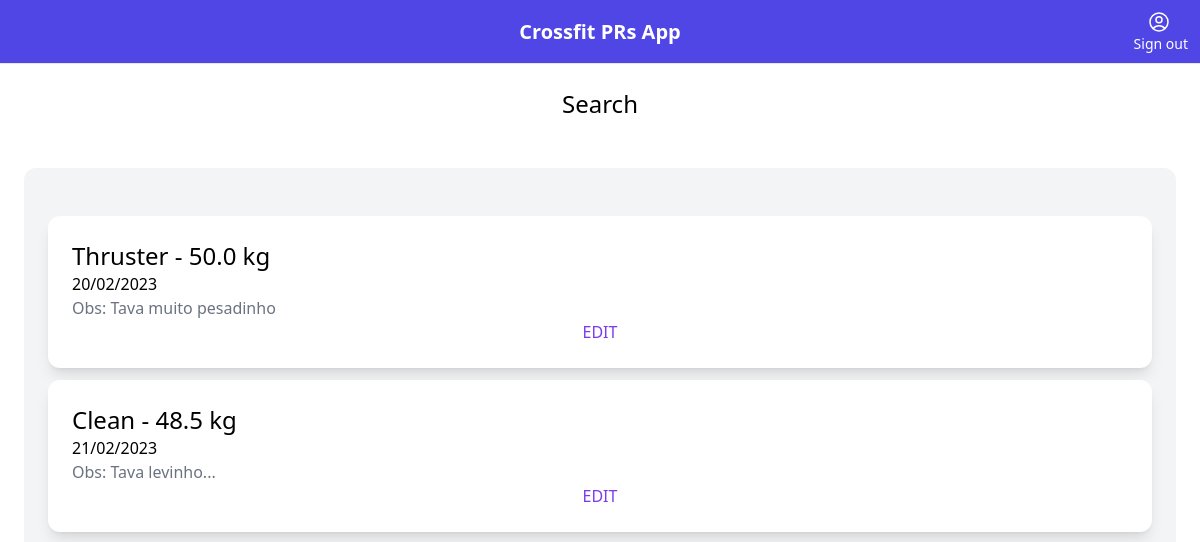
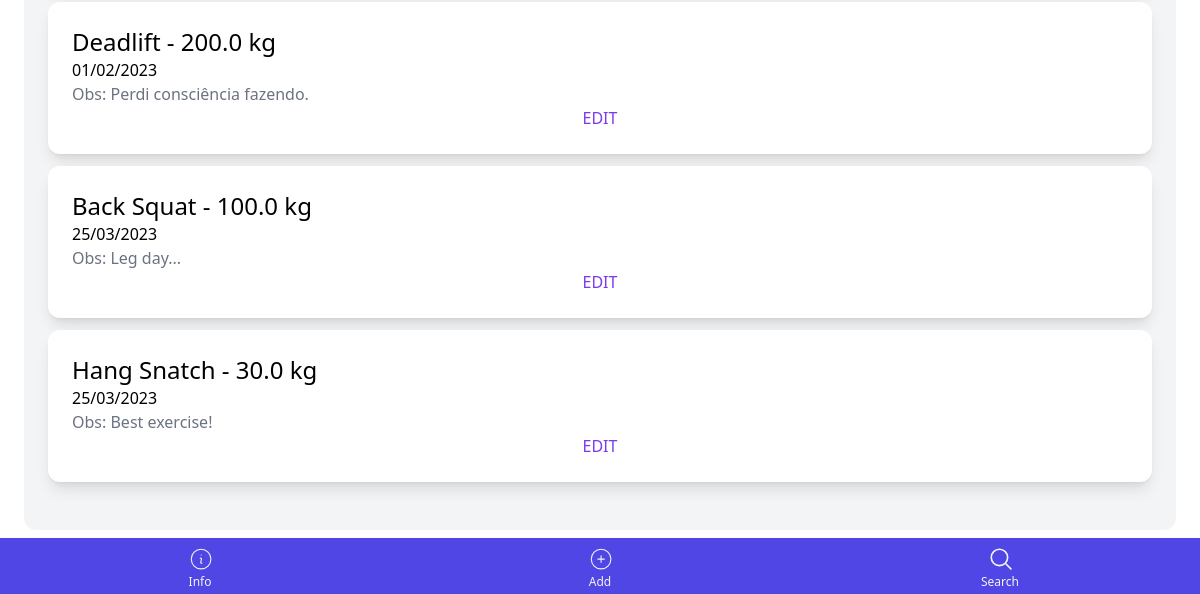
Before: / (signed in) with the older database file (2 pictures, top to bottom).
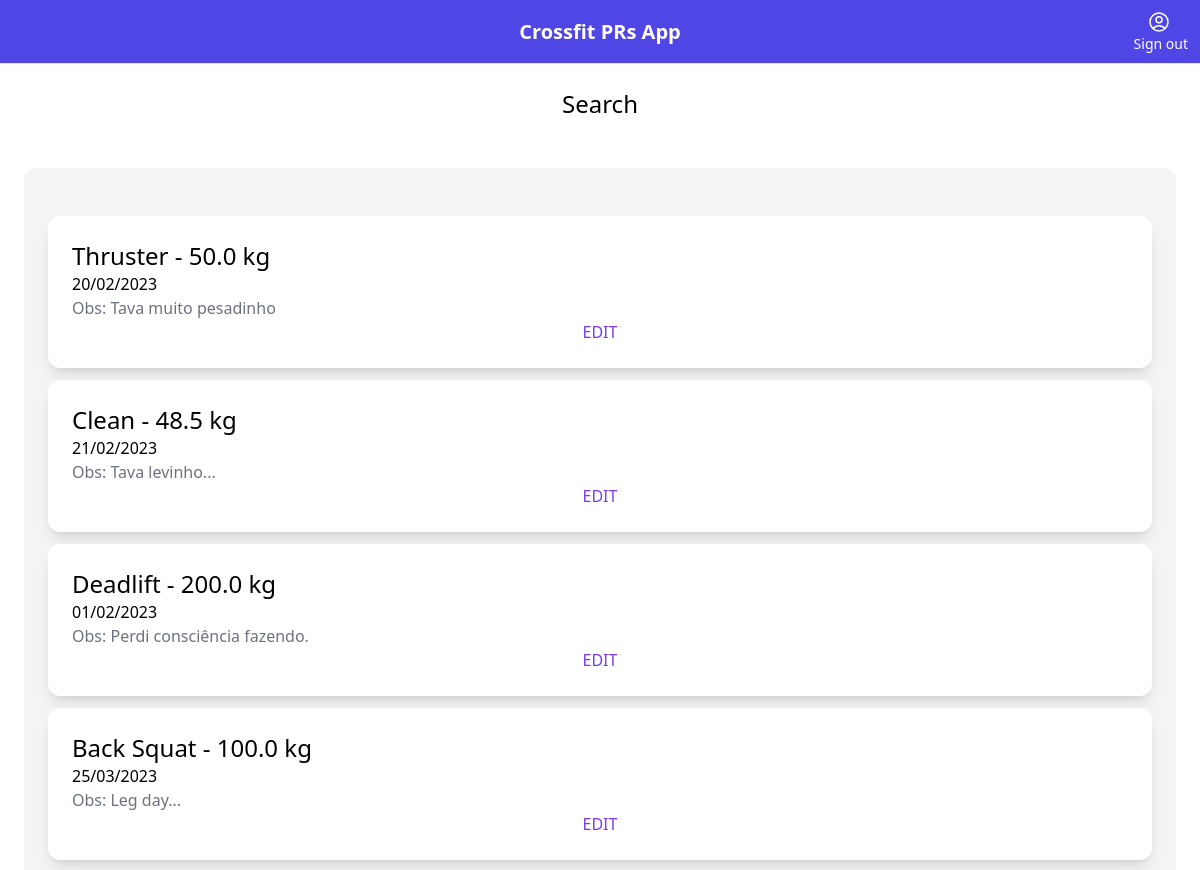
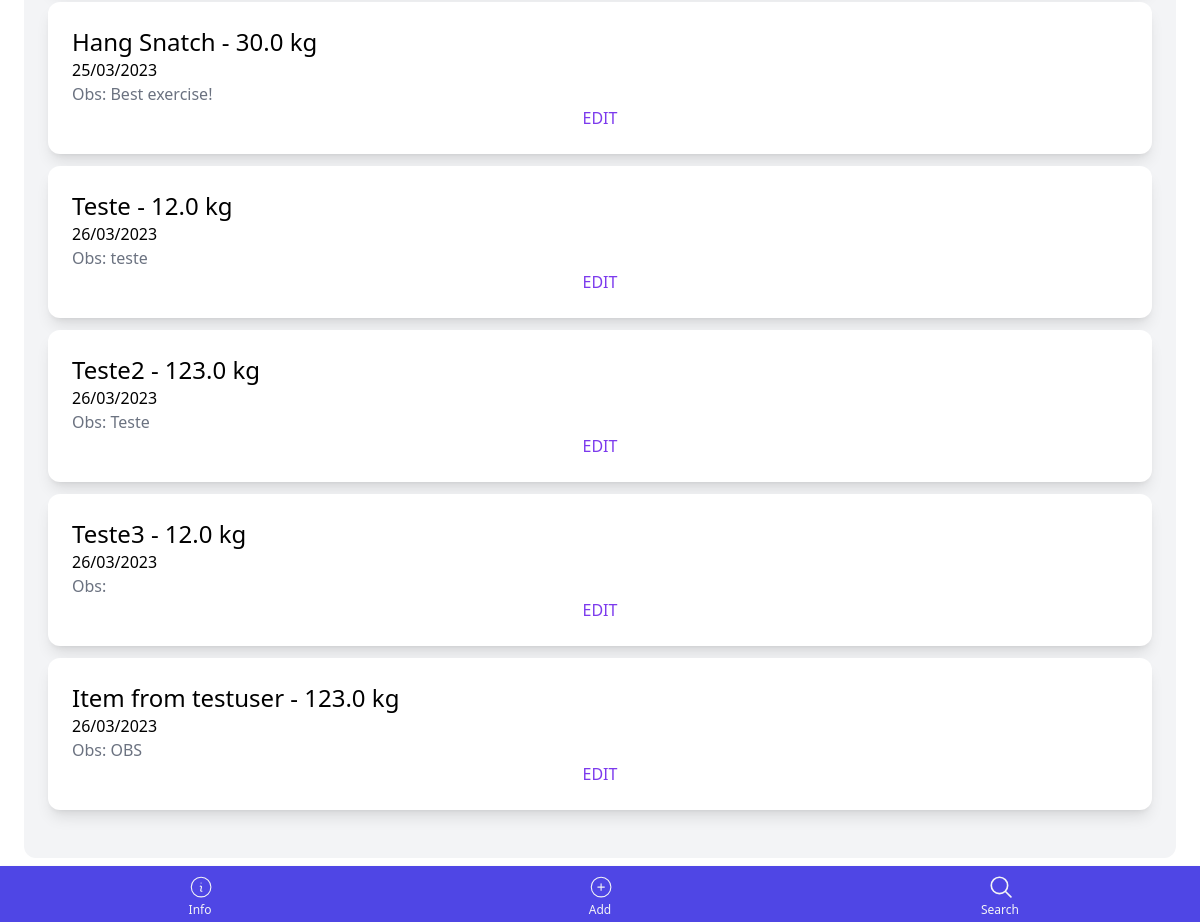
After: the same page with the newer database file (2 pictures, top to bottom).
### core/models.py (models this page shows, shortened)
class Item(models.Model):
    name = models.CharField(max_length=255)
    observation = models.TextField(blank=True, null=True)
    personal_record = models.FloatField()
    pr_date = models.DateField()
    created_by = models.ForeignKey(User, related_name='items', on_delete=models.CASCADE)
    created_at = models.DateTimeField(auto_now_add=True)

### core/views.py (the view)
# urls.py: path('', views.index, name='index'),
@login_required
def index(request):
     items = Item.objects.all()
     return render(request, 'core/index.html', {
          'items': items
     })

### core/templates/core/index.html (shortened to what this page needs)
{% extends 'core/base.html' %}
{% block content %}
    <h2 class="mb-12 text-2xl text-center"> Search </h2>
    <div class="mt-6 px-6 py-12 bg-gray-100 rounded-xl">
        <div class= "grid grid-cols-1 gap-3">
            {% for item in items %}
                <div>
                    <a href="{% url 'edit' item.id %}">
                        <div class="p-6 bg-white rounded-xl shadow-lg">
                            <h2 class="text-2xl">{{ item.name }} - {{ item.personal_record }} kg</h2>
                            <p class="text-black-500">{{ item.pr_date|date:"d/m/Y" }} </p>
                            <p class="text-gray-500">Obs: {{ item.observation }} </p>
                            <p class="text-center text-violet-600 font-medium">EDIT</p>
                        </div>
                    </a>
                </div>
            {% endfor %}
        </div>
    </div>
{% endblock  %}

### core/templates/core/base.html (shortened to what this page needs)
<!DOCTYPE html>
<html lang="en">
<head>
    <script src="https://cdn.tailwindcss.com"></script>
</head>
<body>
	<nav class="py-6 px-6 flex justify-center items-center border-b border-gray-200 bg-indigo-600 h-16 sticky top-0 relative">
		<a href="/" class="text-xl font-semibold text-white flex-grow text-center">Crossfit PRs App</a>
		<a href="{% if user.is_authenticated %}{% url 'core:logout' %}{% else %}{% url 'core:login' %}{% endif %}" class="flex items-center absolute right-3">
		  <div class="flex flex-col items-center">
			<span class="ml-2 text-white text-sm font-medium">
			  {% if user.is_authenticated %}
				Sign out
			  {% else %}
				Login
			  {% endif %}
			</span>
		  </div>
		</a>
	</nav>
    <div class="px-6 pt-6 pb-16">
        {% block content %}
        {% endblock  %}
    </div>
	<div class="w-full h-full">
		<section id="bottom-navigation" class="block fixed inset-x-0 bottom-0 z-10 bg-indigo-600 shadow">
			<div id="tabs" class="flex justify-between">
				<a href="{% url 'info' %}" class="w-full text-gray-100 focus:text-teal-500 hover:text-teal-500 justify-center inline-block text-center pt-2 pb-1">
					<span class="tab tab-home block text-xs">Info</span>
				</a>
				<a href="{% url 'new' %}" class="w-full text-gray-100 focus:text-teal-500 hover:text-teal-500 justify-center inline-block text-center pt-2 pb-1">
					<svg xmlns="http://www.w3.org/2000/svg" fill="none" viewBox="0 0 22 22" stroke-width="1.0" stroke="currentColor" class="w-8 h-6 inline-block mb-1">
						<path stroke-linecap="round" stroke-linejoin="round" d="M12 9v6m3-3H9m12 0a9 9 0 11-18 0 9 9 0 0118 0z" />
					</svg>
					<span class="tab tab-explore block text-xs">Add</span>
				</a>
				<a href="{% url 'core:index' %}" class="w-full text-gray-100 focus:text-teal-500 hover:text-teal-500 justify-center inline-block text-center pt-2 pb-1">
					<svg xmlns="http://www.w3.org/2000/svg" fill="none" viewBox="0 0 22 22" stroke-width="1.5" stroke="currentColor" class="w-8 h-6 inline-block mb-1">
						<path stroke-linecap="round" stroke-linejoin="round" d="M21 21l-5.197-5.197m0 0A7.5 7.5 0 105.196 5.196a7.5 7.5 0 0010.607 10.607z" />
					</svg>
					<span class="tab tab-whishlist block text-xs">Search</span>
				</a>
			</div>
		</section>
	</div>
</body>
</html>

Changed rows visible on the page:
added Item: name "Teste", personal_record "12.0", pr_date "26/03/2023", observation "teste"
added Item: name "Teste2", personal_record "123.0", pr_date "26/03/2023", observation "Teste"
added Item: name "Teste3", personal_record "12.0", pr_date "26/03/2023"
added Item: name "Item from testuser", personal_record "123.0", pr_date "26/03/2023", observation "OBS"
